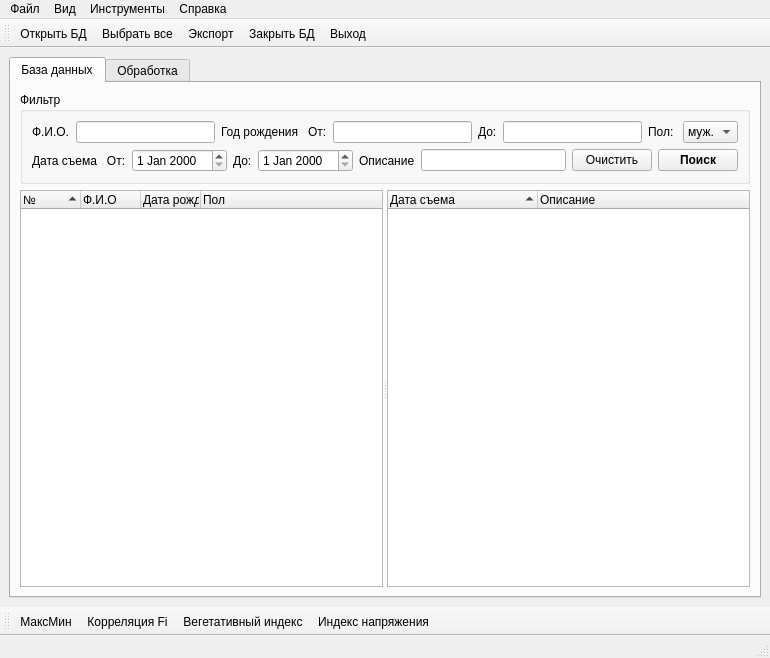
<?xml version="1.0" encoding="UTF-8"?>
<ui version="4.0">
 <author>Andrey Volkov</author>
 <class>MainWindow</class>
 <widget class="QMainWindow" name="MainWindow">
  <property name="geometry">
   <rect>
    <x>0</x>
    <y>0</y>
    <width>770</width>
    <height>658</height>
   </rect>
  </property>
  <property name="sizePolicy">
   <sizepolicy hsizetype="Preferred" vsizetype="Preferred">
    <horstretch>0</horstretch>
    <verstretch>0</verstretch>
   </sizepolicy>
  </property>
  <property name="windowTitle">
   <string>Конвертер</string>
  </property>
  <property name="windowIcon">
   <iconset resource="icons.qrc">
    <normaloff>:/icons/table_48.png</normaloff>:/icons/table_48.png</iconset>
  </property>
  <widget class="QWidget" name="centralwidget">
   <layout class="QVBoxLayout" name="verticalLayout_2">
    <item>
     <widget class="QTabWidget" name="tabWidMain">
      <property name="currentIndex">
       <number>0</number>
      </property>
      <widget class="QWidget" name="dbTab">
       <attribute name="title">
        <string>База данных</string>
       </attribute>
       <layout class="QVBoxLayout" name="verticalLayout_3">
        <item>
         <widget class="QGroupBox" name="groupBox">
          <property name="sizePolicy">
           <sizepolicy hsizetype="Preferred" vsizetype="Fixed">
            <horstretch>0</horstretch>
            <verstretch>0</verstretch>
           </sizepolicy>
          </property>
          <property name="title">
           <string>Фильтр</string>
          </property>
          <layout class="QGridLayout" name="gridLayout">
           <item row="0" column="0">
            <layout class="QVBoxLayout" name="verticalLayout">
             <item>
              <layout class="QHBoxLayout" name="horizontalLayout">
               <item>
                <widget class="QLabel" name="lblFIO">
                 <property name="text">
                  <string>Ф.И.О.</string>
                 </property>
                </widget>
               </item>
               <item>
                <widget class="QLineEdit" name="lnEditFIO"/>
               </item>
               <item>
                <widget class="QLabel" name="lblGodRojd">
                 <property name="text">
                  <string>Год рождения   От:</string>
                 </property>
                </widget>
               </item>
               <item>
                <widget class="QLineEdit" name="lnEditGodOt"/>
               </item>
               <item>
                <widget class="QLabel" name="lblDoGod">
                 <property name="text">
                  <string>До:</string>
                 </property>
                </widget>
               </item>
               <item>
                <widget class="QLineEdit" name="lnEditGodDo"/>
               </item>
               <item>
                <widget class="QLabel" name="lblSex">
                 <property name="text">
                  <string>Пол: </string>
                 </property>
                </widget>
               </item>
               <item>
                <widget class="QComboBox" name="cmbSex">
                 <item>
                  <property name="text">
                   <string>муж.</string>
                  </property>
                 </item>
                 <item>
                  <property name="text">
                   <string>жен.</string>
                  </property>
                 </item>
                 <item>
                  <property name="text">
                   <string>ж.б.</string>
                  </property>
                 </item>
                </widget>
               </item>
              </layout>
             </item>
             <item>
              <layout class="QHBoxLayout" name="horizontalLayout_2">
               <item>
                <widget class="QLabel" name="lblDate">
                 <property name="text">
                  <string>Дата съема   От:</string>
                 </property>
                </widget>
               </item>
               <item>
                <widget class="QDateEdit" name="dateBegin"/>
               </item>
               <item>
                <widget class="QLabel" name="lblDo">
                 <property name="text">
                  <string>До:</string>
                 </property>
                </widget>
               </item>
               <item>
                <widget class="QDateEdit" name="dateEnd"/>
               </item>
               <item>
                <widget class="QLabel" name="lblOpis">
                 <property name="text">
                  <string>Описание</string>
                 </property>
                </widget>
               </item>
               <item>
                <widget class="QLineEdit" name="lnEditOpis"/>
               </item>
               <item>
                <widget class="QPushButton" name="btnClear">
                 <property name="text">
                  <string>Очистить</string>
                 </property>
                </widget>
               </item>
               <item>
                <widget class="QPushButton" name="btnSearch">
                 <property name="font">
                  <font>
                   <weight>75</weight>
                   <bold>true</bold>
                  </font>
                 </property>
                 <property name="text">
                  <string>Поиск</string>
                 </property>
                </widget>
               </item>
              </layout>
             </item>
            </layout>
           </item>
          </layout>
          <zorder></zorder>
         </widget>
        </item>
        <item>
         <widget class="QSplitter" name="splitter">
          <property name="orientation">
           <enum>Qt::Horizontal</enum>
          </property>
          <widget class="QTreeWidget" name="trePatients">
           <property name="alternatingRowColors">
            <bool>true</bool>
           </property>
           <property name="rootIsDecorated">
            <bool>false</bool>
           </property>
           <property name="uniformRowHeights">
            <bool>true</bool>
           </property>
           <property name="sortingEnabled">
            <bool>true</bool>
           </property>
           <property name="allColumnsShowFocus">
            <bool>true</bool>
           </property>
           <property name="columnCount">
            <number>4</number>
           </property>
           <attribute name="headerDefaultSectionSize">
            <number>60</number>
           </attribute>
           <column>
            <property name="text">
             <string>№</string>
            </property>
           </column>
           <column>
            <property name="text">
             <string>Ф.И.О</string>
            </property>
           </column>
           <column>
            <property name="text">
             <string>Дата рождения</string>
            </property>
           </column>
           <column>
            <property name="text">
             <string>Пол</string>
            </property>
           </column>
          </widget>
          <widget class="QTreeWidget" name="treProbes">
           <property name="alternatingRowColors">
            <bool>true</bool>
           </property>
           <property name="rootIsDecorated">
            <bool>false</bool>
           </property>
           <property name="uniformRowHeights">
            <bool>true</bool>
           </property>
           <property name="sortingEnabled">
            <bool>true</bool>
           </property>
           <property name="allColumnsShowFocus">
            <bool>true</bool>
           </property>
           <attribute name="headerDefaultSectionSize">
            <number>150</number>
           </attribute>
           <column>
            <property name="text">
             <string>Дата съема</string>
            </property>
           </column>
           <column>
            <property name="text">
             <string>Описание</string>
            </property>
           </column>
          </widget>
         </widget>
        </item>
       </layout>
      </widget>
      <widget class="QWidget" name="viewTab">
       <attribute name="title">
        <string>Обработка</string>
       </attribute>
       <layout class="QGridLayout" name="gridLayout_2">
        <item row="0" column="0">
         <widget class="QSplitter" name="splitter_2">
          <property name="orientation">
           <enum>Qt::Horizontal</enum>
          </property>
          <widget class="QWidget" name="">
           <layout class="QVBoxLayout" name="verticalLayout_6">
            <item>
             <widget class="QTreeWidget" name="treExportProbes">
              <property name="alternatingRowColors">
               <bool>true</bool>
              </property>
              <property name="rootIsDecorated">
               <bool>false</bool>
              </property>
              <property name="uniformRowHeights">
               <bool>true</bool>
              </property>
              <property name="sortingEnabled">
               <bool>true</bool>
              </property>
              <property name="allColumnsShowFocus">
               <bool>true</bool>
              </property>
              <attribute name="headerDefaultSectionSize">
               <number>80</number>
              </attribute>
              <column>
               <property name="text">
                <string>ID</string>
               </property>
              </column>
              <column>
               <property name="text">
                <string>Ф.И.О.</string>
               </property>
              </column>
              <column>
               <property name="text">
                <string>Дата съема</string>
               </property>
              </column>
              <column>
               <property name="text">
                <string>Описание</string>
               </property>
              </column>
             </widget>
            </item>
            <item>
             <layout class="QHBoxLayout" name="horizontalLayout_5">
              <item>
               <widget class="QPushButton" name="btnDelElem">
                <property name="text">
                 <string>Удалить</string>
                </property>
               </widget>
              </item>
              <item>
               <widget class="QPushButton" name="btnClearProbes">
                <property name="text">
                 <string>Очистить</string>
                </property>
               </widget>
              </item>
              <item>
               <spacer name="horizontalSpacer">
                <property name="orientation">
                 <enum>Qt::Horizontal</enum>
                </property>
                <property name="sizeHint" stdset="0">
                 <size>
                  <width>40</width>
                  <height>20</height>
                 </size>
                </property>
               </spacer>
              </item>
             </layout>
            </item>
           </layout>
          </widget>
          <widget class="QWidget" name="">
           <layout class="QVBoxLayout" name="verticalLayout_4">
            <item>
             <widget class="QTabWidget" name="tabWidView">
              <property name="tabPosition">
               <enum>QTabWidget::East</enum>
              </property>
              <property name="currentIndex">
               <number>3</number>
              </property>
              <widget class="QWidget" name="tabMatrix">
               <attribute name="title">
                <string>Матрица</string>
               </attribute>
              </widget>
              <widget class="QWidget" name="tabSegment">
               <attribute name="title">
                <string>Сегмент</string>
               </attribute>
               <layout class="QHBoxLayout" name="horizontalLayout_3"/>
              </widget>
              <widget class="QWidget" name="tabFunction">
               <attribute name="title">
                <string>Функция</string>
               </attribute>
              </widget>
              <widget class="QWidget" name="tab">
               <attribute name="title">
                <string>Графики</string>
               </attribute>
               <layout class="QVBoxLayout" name="verticalLayout_5">
                <item>
                 <widget class="QwtPlot" name="qwtGraphPlot"/>
                </item>
               </layout>
              </widget>
             </widget>
            </item>
            <item>
             <layout class="QHBoxLayout" name="horizontalLayout_4">
              <item>
               <widget class="QPushButton" name="pushButton_2">
                <property name="text">
                 <string>Экспорт данных</string>
                </property>
               </widget>
              </item>
              <item>
               <widget class="QPushButton" name="pushButton">
                <property name="text">
                 <string>Сохранить изображение</string>
                </property>
               </widget>
              </item>
              <item>
               <spacer name="horizontalSpacer_2">
                <property name="orientation">
                 <enum>Qt::Horizontal</enum>
                </property>
                <property name="sizeHint" stdset="0">
                 <size>
                  <width>40</width>
                  <height>20</height>
                 </size>
                </property>
               </spacer>
              </item>
             </layout>
            </item>
           </layout>
          </widget>
         </widget>
        </item>
       </layout>
      </widget>
     </widget>
    </item>
   </layout>
  </widget>
  <widget class="QMenuBar" name="menubar">
   <property name="geometry">
    <rect>
     <x>0</x>
     <y>0</y>
     <width>770</width>
     <height>20</height>
    </rect>
   </property>
   <widget class="QMenu" name="menu">
    <property name="title">
     <string>Файл</string>
    </property>
    <addaction name="actionDBOpen"/>
    <addaction name="actionDBClose"/>
    <addaction name="actSelectAll"/>
    <addaction name="actionExport"/>
    <addaction name="separator"/>
    <addaction name="actionExit"/>
   </widget>
   <widget class="QMenu" name="menu_2">
    <property name="title">
     <string>Вид</string>
    </property>
    <addaction name="actMainToolBarVis"/>
    <addaction name="action"/>
   </widget>
   <widget class="QMenu" name="menu_4">
    <property name="title">
     <string>Справка</string>
    </property>
    <addaction name="actHelpShow"/>
    <addaction name="separator"/>
    <addaction name="actAboutShow"/>
   </widget>
   <widget class="QMenu" name="menu_3">
    <property name="title">
     <string>Инструменты</string>
    </property>
    <widget class="QMenu" name="menu_5">
     <property name="title">
      <string>Нормализация</string>
     </property>
     <addaction name="action_4"/>
     <addaction name="actNorm1"/>
    </widget>
    <addaction name="menu_5"/>
    <addaction name="actMaxMin"/>
    <addaction name="actCorrelationFi"/>
    <addaction name="actVI"/>
    <addaction name="actIN"/>
   </widget>
   <addaction name="menu"/>
   <addaction name="menu_2"/>
   <addaction name="menu_3"/>
   <addaction name="menu_4"/>
  </widget>
  <widget class="QStatusBar" name="statusbar"/>
  <widget class="QToolBar" name="toolBarMain">
   <property name="windowTitle">
    <string>Главная</string>
   </property>
   <property name="iconSize">
    <size>
     <width>34</width>
     <height>34</height>
    </size>
   </property>
   <property name="toolButtonStyle">
    <enum>Qt::ToolButtonTextBesideIcon</enum>
   </property>
   <attribute name="toolBarArea">
    <enum>TopToolBarArea</enum>
   </attribute>
   <attribute name="toolBarBreak">
    <bool>false</bool>
   </attribute>
   <addaction name="actionDBOpen"/>
   <addaction name="actSelectAll"/>
   <addaction name="actionExport"/>
   <addaction name="actionDBClose"/>
   <addaction name="actionExit"/>
  </widget>
  <widget class="QToolBar" name="toolBarInstriment">
   <property name="windowTitle">
    <string>Инструменты</string>
   </property>
   <attribute name="toolBarArea">
    <enum>BottomToolBarArea</enum>
   </attribute>
   <attribute name="toolBarBreak">
    <bool>false</bool>
   </attribute>
   <addaction name="actMaxMin"/>
   <addaction name="actCorrelationFi"/>
   <addaction name="actVI"/>
   <addaction name="actIN"/>
  </widget>
  <action name="actionDBOpen">
   <property name="icon">
    <iconset resource="icons.qrc">
     <normaloff>:/icons/database_add_48.png</normaloff>:/icons/database_add_48.png</iconset>
   </property>
   <property name="text">
    <string>Открыть БД</string>
   </property>
  </action>
  <action name="actionDBClose">
   <property name="icon">
    <iconset resource="icons.qrc">
     <normaloff>:/icons/database_remove_48.png</normaloff>:/icons/database_remove_48.png</iconset>
   </property>
   <property name="text">
    <string>Закрыть БД</string>
   </property>
  </action>
  <action name="actionExport">
   <property name="icon">
    <iconset resource="icons.qrc">
     <normaloff>:/icons/box_upload_48.png</normaloff>:/icons/box_upload_48.png</iconset>
   </property>
   <property name="text">
    <string>Экспорт</string>
   </property>
  </action>
  <action name="actMainToolBarVis">
   <property name="checkable">
    <bool>true</bool>
   </property>
   <property name="checked">
    <bool>true</bool>
   </property>
   <property name="text">
    <string>Главная</string>
   </property>
  </action>
  <action name="actHelpShow">
   <property name="icon">
    <iconset resource="icons.qrc">
     <normaloff>:/icons/warning_48.png</normaloff>:/icons/warning_48.png</iconset>
   </property>
   <property name="text">
    <string>Содержание</string>
   </property>
  </action>
  <action name="actAboutShow">
   <property name="icon">
    <iconset resource="icons.qrc">
     <normaloff>:/icons/table_48.png</normaloff>:/icons/table_48.png</iconset>
   </property>
   <property name="text">
    <string>О программе</string>
   </property>
  </action>
  <action name="actionExit">
   <property name="icon">
    <iconset resource="icons.qrc">
     <normaloff>:/icons/cross_48.png</normaloff>:/icons/cross_48.png</iconset>
   </property>
   <property name="text">
    <string>Выход</string>
   </property>
   <property name="toolTip">
    <string>Закрыть программу</string>
   </property>
  </action>
  <action name="actSelectAll">
   <property name="icon">
    <iconset resource="icons.qrc">
     <normaloff>:/icons/add_48.png</normaloff>:/icons/add_48.png</iconset>
   </property>
   <property name="text">
    <string>Выбрать все</string>
   </property>
  </action>
  <action name="action">
   <property name="checkable">
    <bool>true</bool>
   </property>
   <property name="text">
    <string>Инструменты</string>
   </property>
  </action>
  <action name="actIN">
   <property name="text">
    <string>Индекс напряжения</string>
   </property>
  </action>
  <action name="action_4">
   <property name="checkable">
    <bool>true</bool>
   </property>
   <property name="checked">
    <bool>true</bool>
   </property>
   <property name="text">
    <string>Без нормализации</string>
   </property>
  </action>
  <action name="actNorm1">
   <property name="checkable">
    <bool>true</bool>
   </property>
   <property name="text">
    <string>Нормализация 1</string>
   </property>
  </action>
  <action name="actVI">
   <property name="text">
    <string>Вегетативный индекс</string>
   </property>
  </action>
  <action name="actMaxMin">
   <property name="text">
    <string>МаксМин</string>
   </property>
  </action>
  <action name="actCorrelationFi">
   <property name="text">
    <string>Корреляция Fi</string>
   </property>
  </action>
 </widget>
 <customwidgets>
  <customwidget>
   <class>QwtPlot</class>
   <extends>QFrame</extends>
   <header>qwt_plot.h</header>
  </customwidget>
 </customwidgets>
 <resources>
  <include location="icons.qrc"/>
 </resources>
 <connections/>
</ui>
